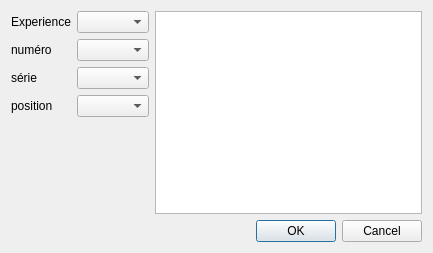
<?xml version="1.0" encoding="UTF-8"?>
<ui version="4.0">
 <class>CubeLoadMongoDlg</class>
 <widget class="QDialog" name="CubeLoadMongoDlg">
  <property name="geometry">
   <rect>
    <x>0</x>
    <y>0</y>
    <width>433</width>
    <height>253</height>
   </rect>
  </property>
  <property name="windowTitle">
   <string>Dialog</string>
  </property>
  <layout class="QVBoxLayout" name="verticalLayout_2">
   <item>
    <layout class="QHBoxLayout" name="horizontalLayout_2">
     <item>
      <layout class="QVBoxLayout" name="verticalLayout">
       <item>
        <layout class="QGridLayout" name="gridLayout">
         <item row="0" column="0">
          <widget class="QLabel" name="experience_label_">
           <property name="text">
            <string>Experience</string>
           </property>
          </widget>
         </item>
         <item row="0" column="1">
          <widget class="QComboBox" name="experience_cb_"/>
         </item>
         <item row="1" column="0">
          <widget class="QLabel" name="numero_label_">
           <property name="text">
            <string>numéro</string>
           </property>
          </widget>
         </item>
         <item row="1" column="1">
          <widget class="QComboBox" name="numero_cb_"/>
         </item>
         <item row="2" column="0">
          <widget class="QLabel" name="serie_label_">
           <property name="text">
            <string>série</string>
           </property>
          </widget>
         </item>
         <item row="2" column="1">
          <widget class="QComboBox" name="serie_cb_"/>
         </item>
         <item row="3" column="0">
          <widget class="QLabel" name="position_label_">
           <property name="text">
            <string>position</string>
           </property>
          </widget>
         </item>
         <item row="3" column="1">
          <widget class="QComboBox" name="position_cb_"/>
         </item>
        </layout>
       </item>
       <item>
        <spacer name="verticalSpacer">
         <property name="orientation">
          <enum>Qt::Vertical</enum>
         </property>
         <property name="sizeHint" stdset="0">
          <size>
           <width>20</width>
           <height>40</height>
          </size>
         </property>
        </spacer>
       </item>
      </layout>
     </item>
     <item>
      <widget class="QTextBrowser" name="header_text_"/>
     </item>
    </layout>
   </item>
   <item>
    <layout class="QHBoxLayout" name="horizontalLayout">
     <item>
      <spacer name="horizontalSpacer">
       <property name="orientation">
        <enum>Qt::Horizontal</enum>
       </property>
       <property name="sizeHint" stdset="0">
        <size>
         <width>40</width>
         <height>20</height>
        </size>
       </property>
      </spacer>
     </item>
     <item>
      <widget class="QDialogButtonBox" name="buttonBox">
       <property name="orientation">
        <enum>Qt::Horizontal</enum>
       </property>
       <property name="standardButtons">
        <set>QDialogButtonBox::Cancel|QDialogButtonBox::Ok</set>
       </property>
      </widget>
     </item>
    </layout>
   </item>
  </layout>
 </widget>
 <resources/>
 <connections>
  <connection>
   <sender>buttonBox</sender>
   <signal>accepted()</signal>
   <receiver>CubeLoadMongoDlg</receiver>
   <slot>accept()</slot>
   <hints>
    <hint type="sourcelabel">
     <x>248</x>
     <y>254</y>
    </hint>
    <hint type="destinationlabel">
     <x>157</x>
     <y>274</y>
    </hint>
   </hints>
  </connection>
  <connection>
   <sender>buttonBox</sender>
   <signal>rejected()</signal>
   <receiver>CubeLoadMongoDlg</receiver>
   <slot>reject()</slot>
   <hints>
    <hint type="sourcelabel">
     <x>316</x>
     <y>260</y>
    </hint>
    <hint type="destinationlabel">
     <x>286</x>
     <y>274</y>
    </hint>
   </hints>
  </connection>
 </connections>
</ui>
